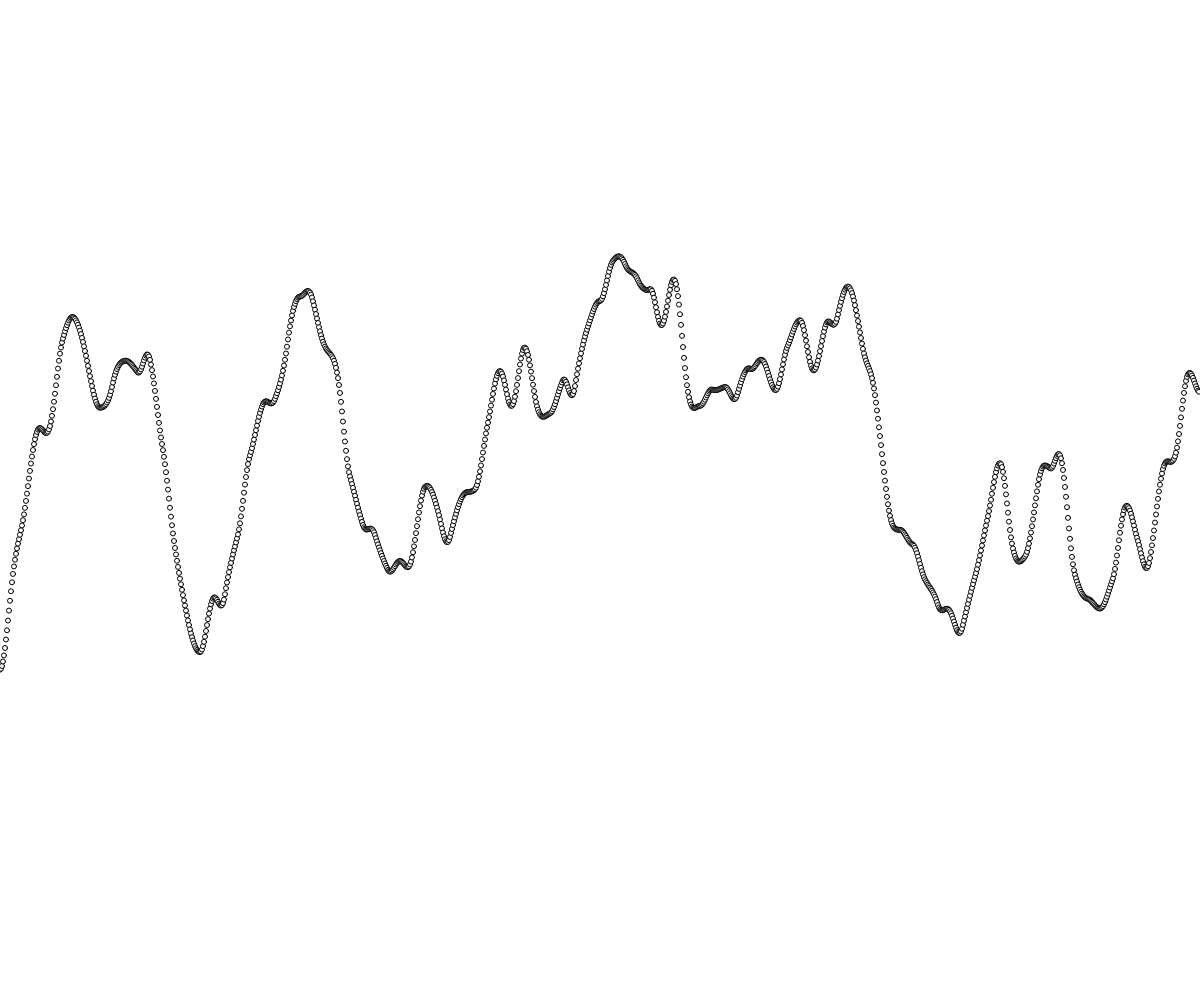
Frame 1 (no input)
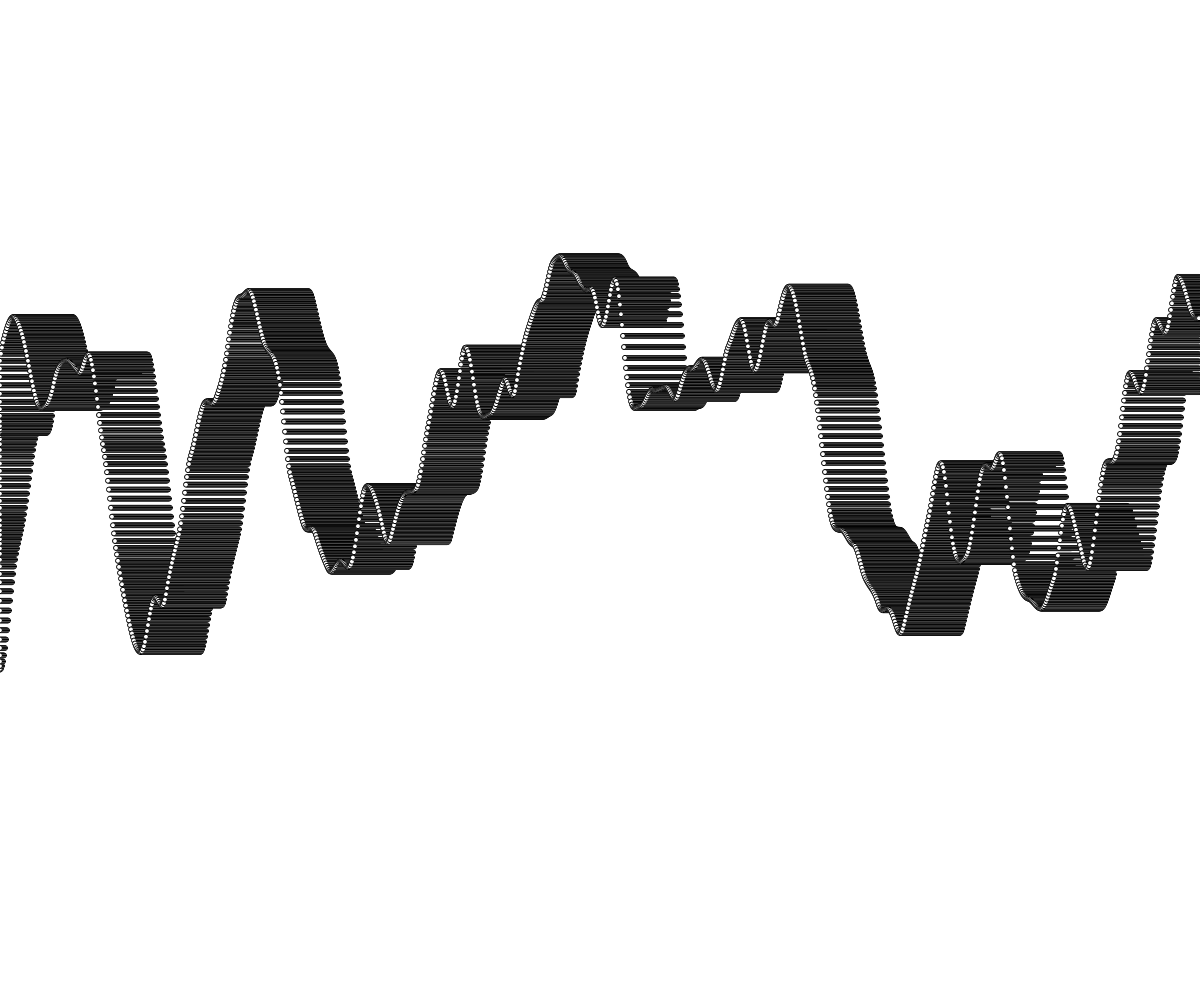
Frame 60 (no input)
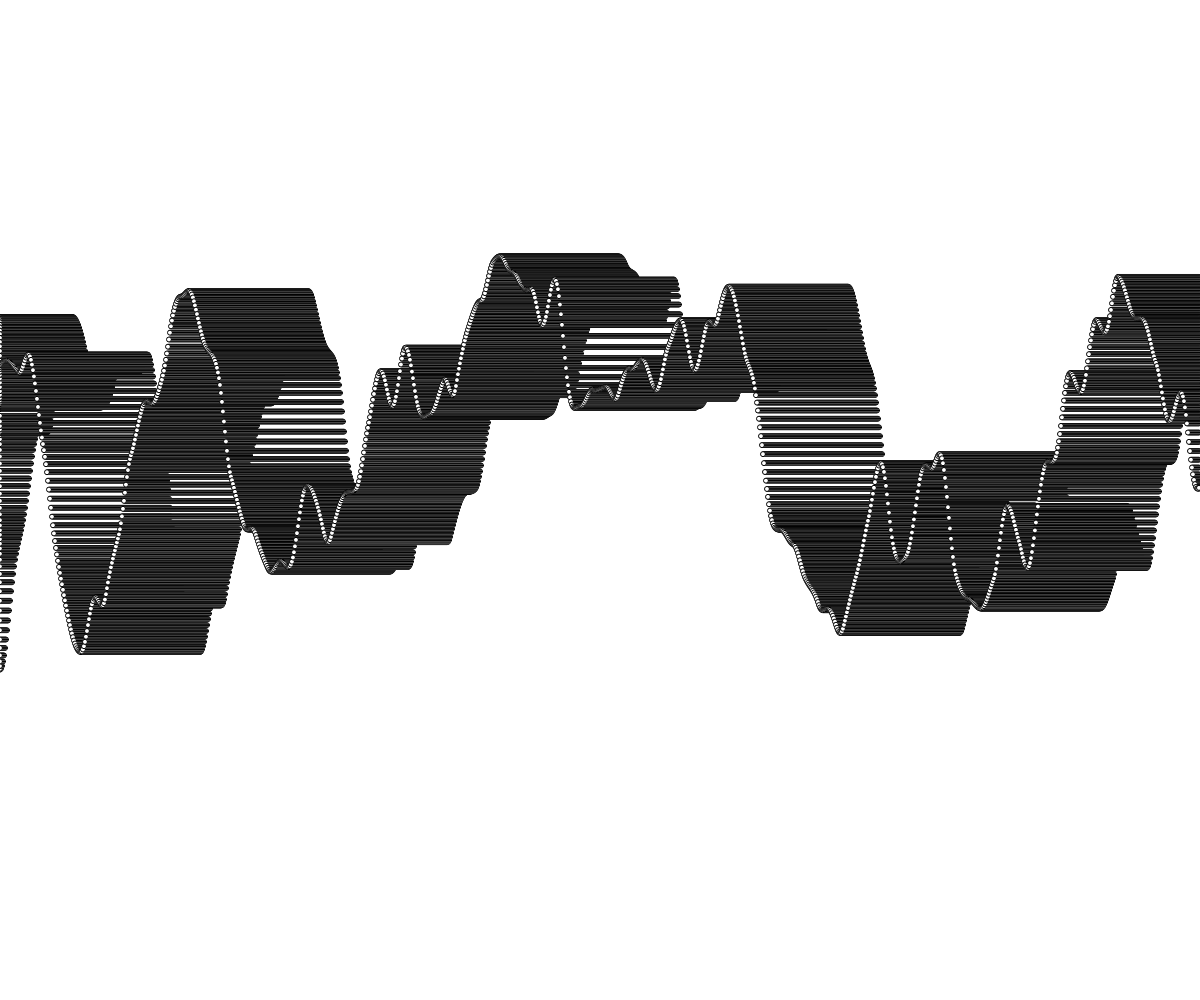
Frame 120 (the mouse pressed at the canvas centre since frame 60)

The p5.js sketch that drew these frames (run headless with seeded random() and noise() and a simulated clock; from frame 60 on, the mouse is pressed at the canvas centre):

// p5.js sketch
// ── sketch.js
//noise

let noisePosition = 0;
let noiseSpeed = 0.01;
let startingPoint = 0;

let noiseTheta = 0;
let noiseRadius = 0;
let noisePositionAngle = 1000; //different starting point for angle

function setup() {
  createCanvas(windowWidth, windowHeight);
  angleMode(DEGREES);
  colorMode(HSB);
}

function draw() {
  // translate(width / 2, height / 2);
  // strokeWeight(3);

  // noiseTheta = map(noise(noisePositionAngle), 0, 1, 0, 360);
  // noiseRadius = map(noise(noisePosition), 0, 1, 0, width / 2);

  // let x = cos(noiseTheta) * noiseRadius;
  // let y = sin(noiseTheta) * noiseRadius;

  // //random gradient background
  // //from color to color with smooth transition
  // // background(noiseTheta, 20, noiseRadius);

  // point(0, 0);
  // stroke(noiseTheta, 100, noiseRadius);
  // line(0, 0, x, y);
  // circle(x, y, 10);
  // noisePosition += noiseSpeed;
  // noisePositionAngle += noiseSpeed;

  // ver1.0
  // circleD = noise(noisePosition) * width; //fixed random number inside every frame
  // noise is continuous random number between 0 and 1
  // circle(0, 0, circleD);
  // noisePosition += noiseSpeed;

  // ver2.0 (doesn't work???)
  noisePosition = startingPoint;
  for (let i = 0; i < width; i++) {
    let y = noise(noisePosition) * height;
    noisePosition = noisePosition + noiseSpeed;
    let d = map(i, 0, width, 0, 25);
    circle(i, y, 5);
  }

  startingPoint = startingPoint + noiseSpeed;
}
